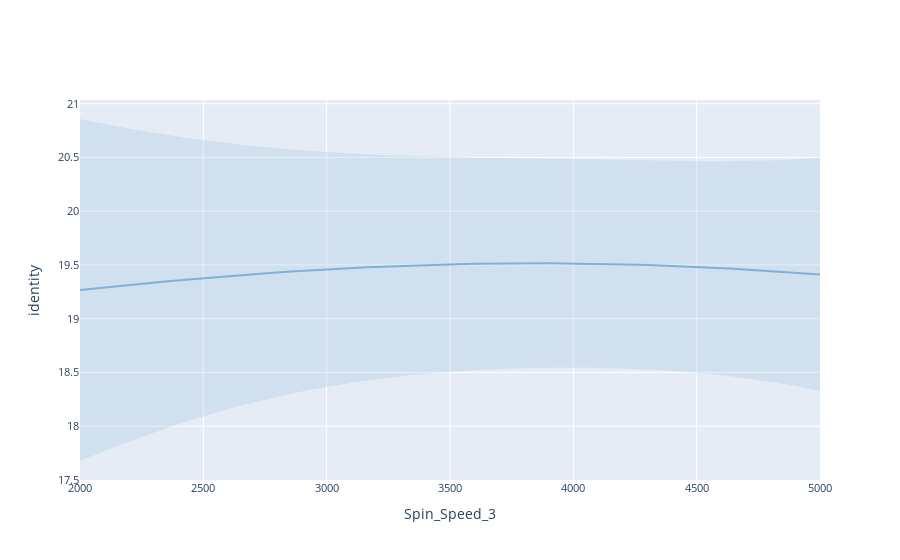

Notebook code cell kept with this figure:
### Code cell
# Plot the slice (i.e., 1D projection) of the model along the a single dimension 
model = ax_client.generation_strategy.model
render(plot_slice(model, params[-1].name, obj_type))
